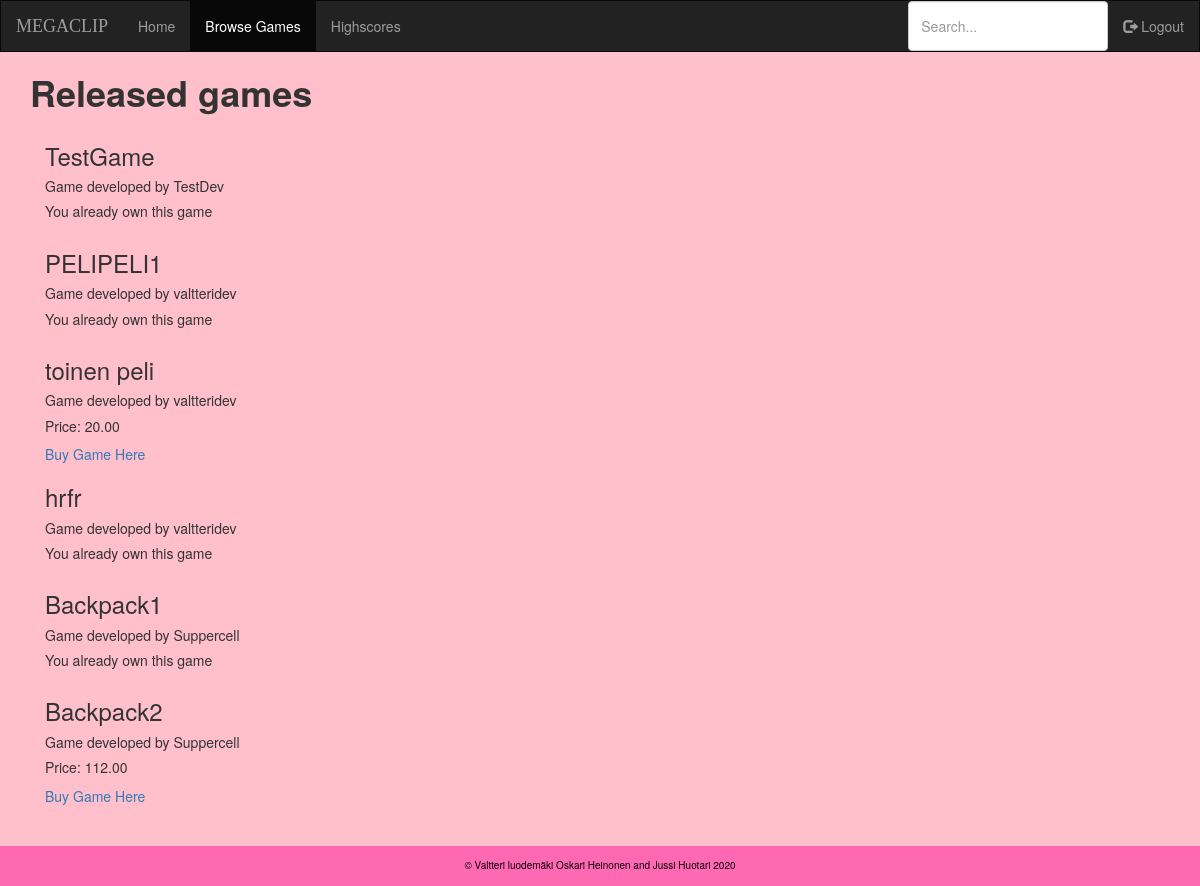
The page /browsegames/ (signed in) on the database as committed earlier.
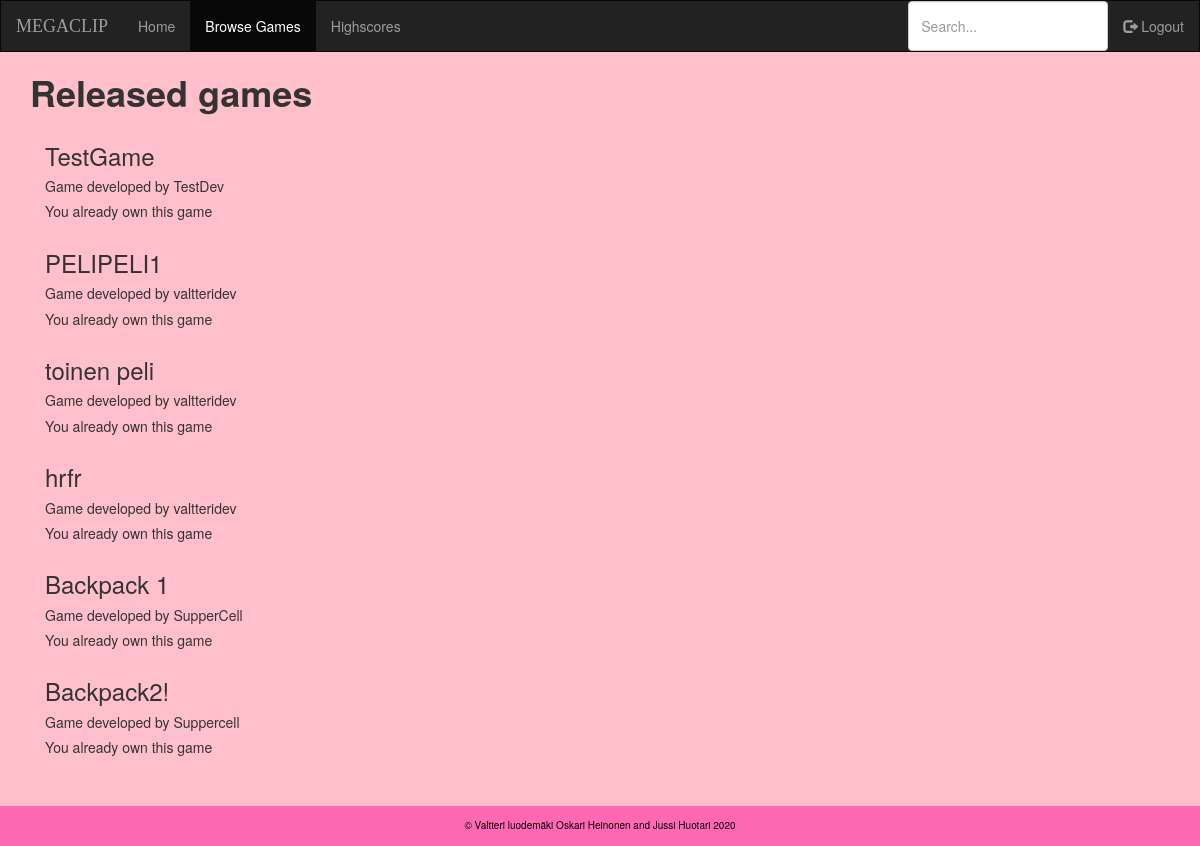
The same page on the database as committed later.
### gamestore/models.py (models this page shows, shortened)
class Game(models.Model):
    name = models.CharField(max_length=255, primary_key=True, unique=True)
    url = models.URLField(max_length=255)
    price = models.DecimalField(max_digits=20, decimal_places=2)
    developer = models.ForeignKey('users.CustomUser', on_delete=models.CASCADE, null=True)

### users/models.py (models this page shows)
class CustomUser(AbstractUser):
    usertype = models.CharField(max_length=10)
    games = models.ManyToManyField('gamestore.Game')
    test = models.CharField(max_length=10, choices=usertypes)
    def __str__(self):
        return self.username

### gamestore/views.py (the view)
# urls.py: path('browsegames/',BrowseGamesView.as_view(), name='browse_games' ),
class BrowseGamesView(ListView):
    model = Game
    template_name = 'gamestore/browse_games.html'
    context_object_name = 'games'
    def get_context_data(self, **kwargs):
        context = super(BrowseGamesView, self).get_context_data(**kwargs)
        context.update({
            'browse_page' : 'active'
        })
        return context

### gamestore/templates/gamestore/browse_games.html (shortened to what this page needs)
 {% extends 'base.html' %}
{% block content %}
{% if user.is_authenticated %}
{% if games %}
  <h1 class=""><strong>Released games</strong></h1>
  {% for game in games %}
    <div class="container">
        <h3>{{ game.name }}</h3>
        <h5>Game developed by {{ game.developer }}</h5>
      {% if game not in user.games.all  %}
        <h5>Price: {{ game.price }}</h5>
        {% if user.usertype == "['player']" %}
          <a href="{% url 'buy' game.name %}"  method="post">Buy Game Here</a>
        {%endif%}
      {% else  %}
        <h5>You already own this game</h5>
      {% endif %}
    </div>
  {% endfor %}
{% else %}
  <div class="">
  </div>
{% endif %}
{% else %}
  <p>Log in to browse our games!</p>
  <a href="{% url 'login' %}">Login</a>
  <a href="{% url 'signup' %}">Register</a>
{% endif %}
{% endblock content %}

Rows that differ between the two databases and show on the page:
removed Game: name "Backpack1", developer "Suppercell", shows "You already own this game"
removed Game: name "Backpack2", developer "Suppercell", price "112.00", shows "Buy Game Here"
shown differently, row unchanged: Game "toinen peli": price "20.00" → (not shown); text "Price: Buy Game Here" → "You already own this game"
added Game: name "Backpack 1", developer "SupperCell", shows "You already own this game"
added Game: name "Backpack2!", developer "Suppercell", shows "You already own this game"
